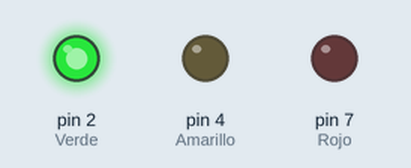
The sketch below on a simulated Arduino Uno, built with avr-gcc and run on an emulated ATmega328P. Parts: output pins drawn as LEDs (lit = HIGH).

Above: at 2.5 s.
At 5.2 s:
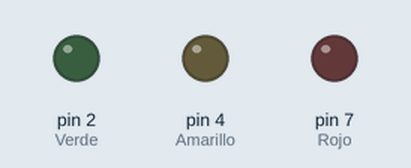
At 8.0 s:
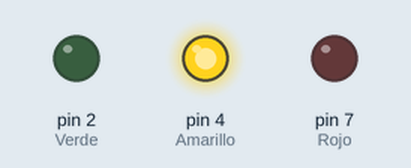
At 12.0 s:
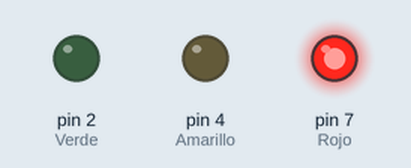
Timing chart, 0 to 18.9 s (numbered marks = the images above):
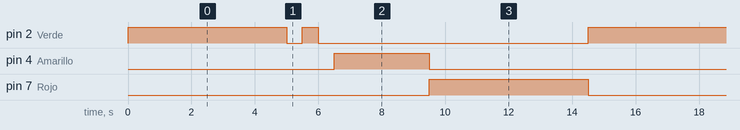

The sketch:

Practica3.ino
```cpp
int Verde=2;
int Amarillo=4;
int Rojo=7;
void setup() {
  pinMode(Verde,OUTPUT);
  pinMode(Amarillo,OUTPUT);
  pinMode(Rojo,OUTPUT);
}

void loop() {
  //Verde
  digitalWrite(Verde,HIGH);
  delay(5000);
  digitalWrite(Verde,LOW);
  delay(500);
  digitalWrite(Verde,HIGH);
  delay(500);
  digitalWrite(Verde,LOW);
  delay(500);
  //Amarillo
  digitalWrite(Amarillo,HIGH);
  delay(3000);
  digitalWrite(Amarillo,LOW);
  //Rojo
  digitalWrite(Rojo,HIGH);
  delay(5000);
  digitalWrite(Rojo,LOW);
}
```

Measured:
- by itself, pin 2 (Verde): repeats every 14.5 s: LOW 0.50 s, HIGH 0.50 s, LOW 8.5 s, HIGH 5.0 s
- by itself, pin 4 (Amarillo): alternates HIGH for 3.0 s and LOW for 11.5 s
- by itself, pin 7 (Rojo): alternates HIGH for 5.0 s and LOW for 9.5 s
